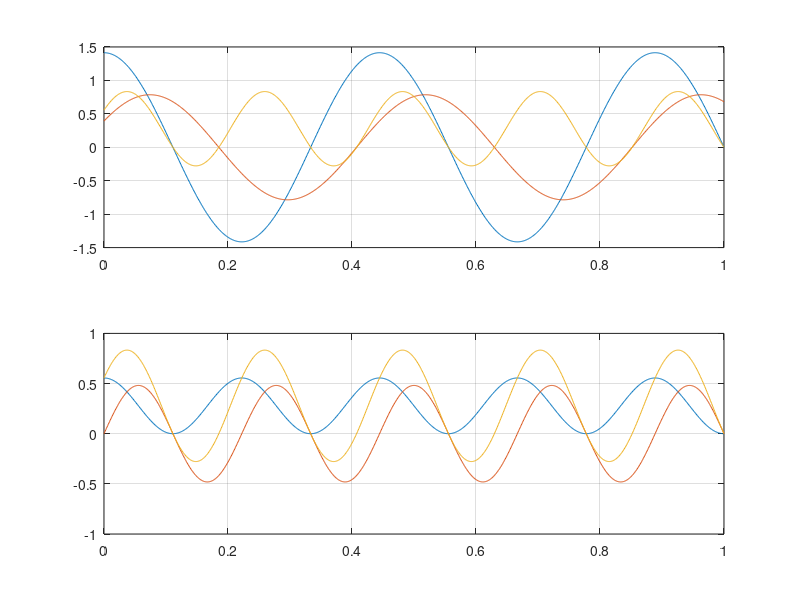

MATLAB code to generate this figure:
clear all
close all
clc
t = 0:0.001:1;
f = 2.25;
phi = pi/3;
w = 2*pi*f;
Vrms = 1;
Irms = 1/1.8;

V = sqrt(2)*Vrms*cos(w*t);
I = sqrt(2)*Irms*cos(w*t-phi);

P = V.*I;

Pp = Vrms.*Irms*cos(phi).*(1+cos(2*w*t));
Pq = Vrms.*Irms*sin(phi).*sin(2*w*t);

subplot(2,1,1);
plot(t,V,t,I,t,P)
grid on
subplot(2,1,2);
plot(t,Pp,t,Pq,t,Pp+Pq)
grid on
